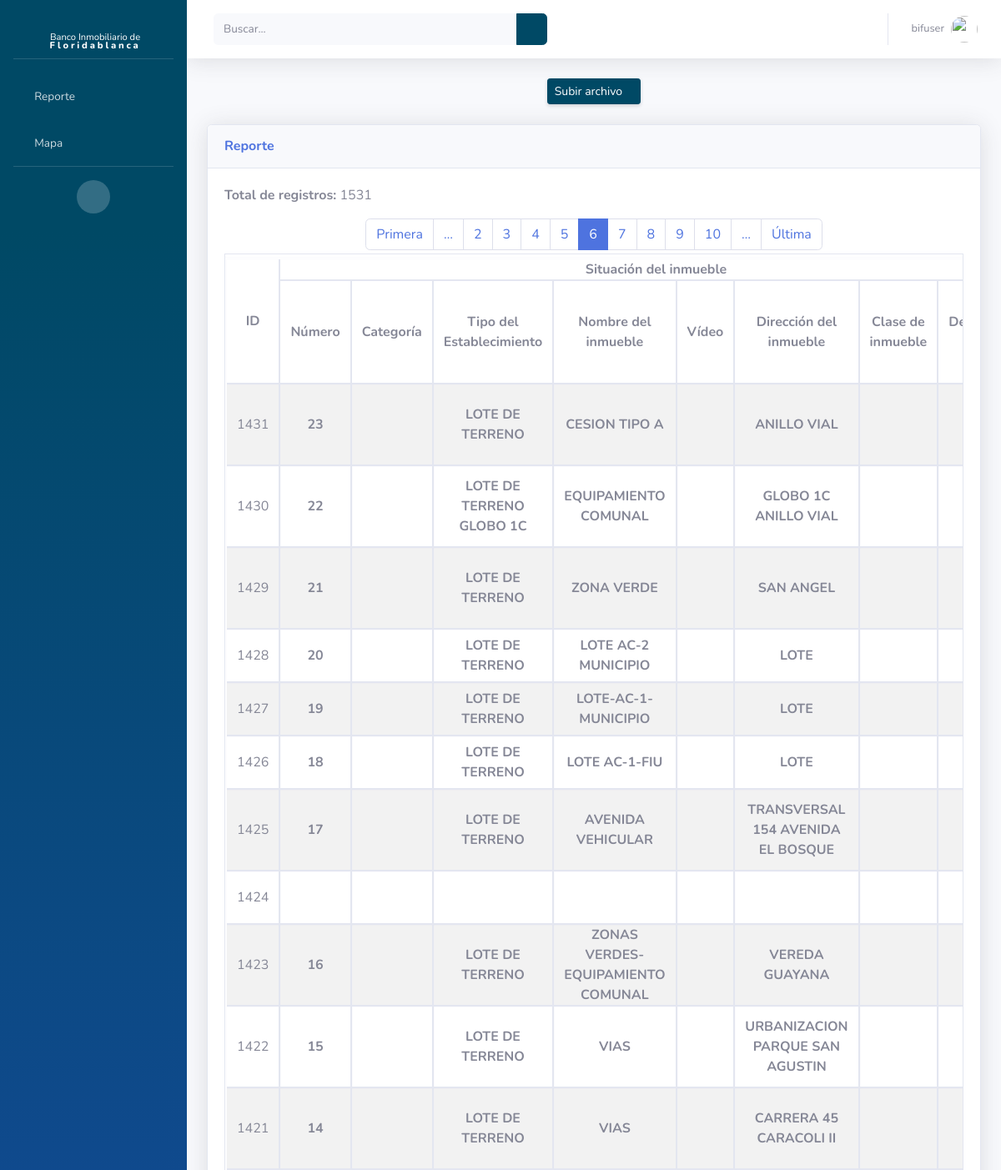
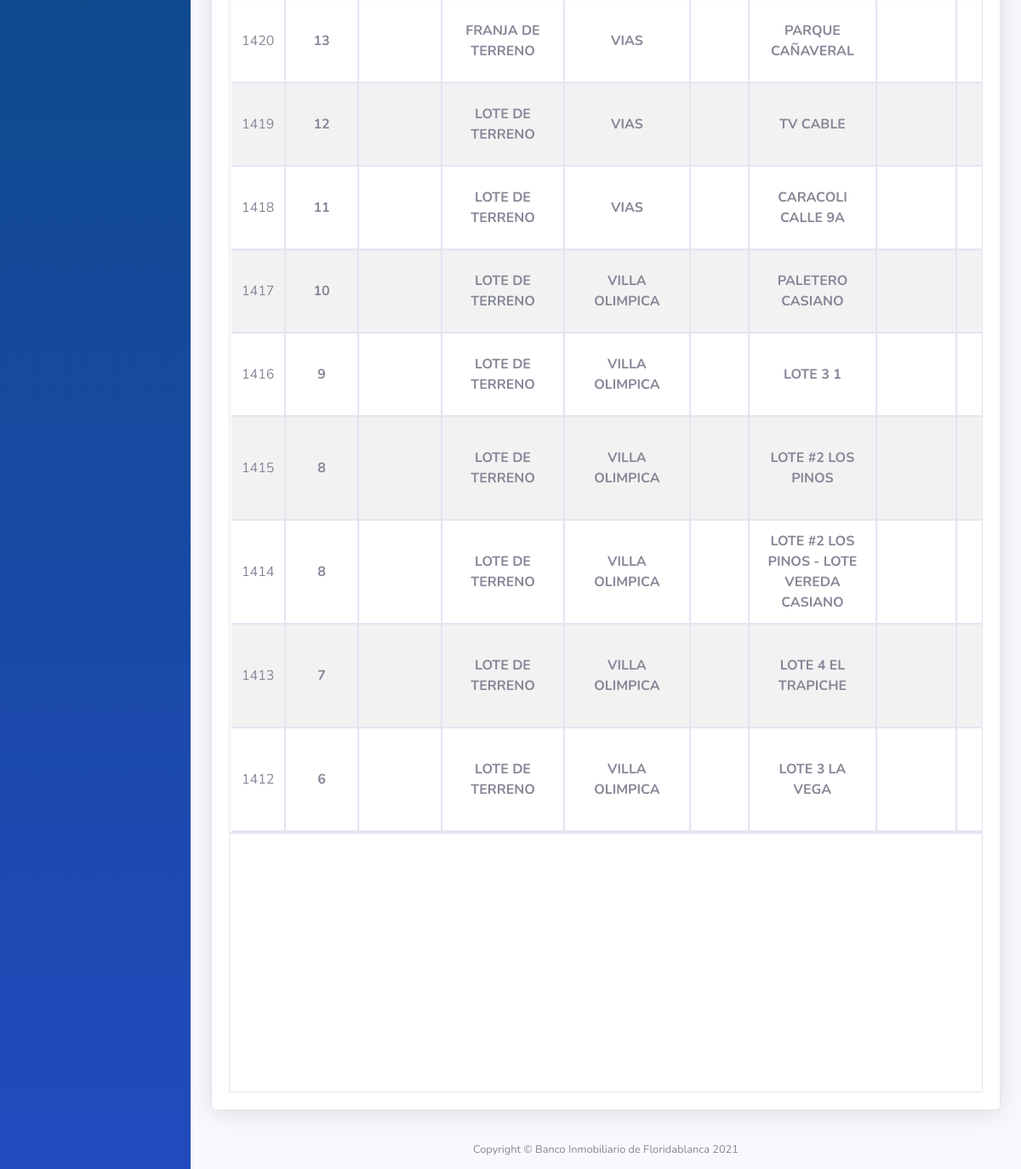
The page /reporte/?page=6 (signed in) on the database its author committed (2 pictures, top to bottom).
### BIF/models.py (models this page shows, shortened)
class Property(models.Model):
    predial = models.CharField(max_length=60, null=True, blank=True)
    alternative_predial = models.CharField(max_length=60, null=True, blank=True)
    appraisal = models.CharField(max_length=60, null=True, blank=True)
    document_type = models.CharField(max_length=100, null=True, blank=True)
    act = models.CharField(max_length=100, null=True, blank=True)
    document_number = models.CharField(max_length=50, null=True, blank=True)
    real_state_register = models.CharField(max_length=100, null=True, blank=True)
    document_date = models.DateField(null=True, blank=True)
    coordenates = models.TextField(null=True, blank=True)
    file = models.FileField(upload_to='staticfiles/files', null=True, blank=True)
    created = models.DateTimeField(auto_now_add=True, verbose_name="Fecha de creación")
    updated = models.DateTimeField(auto_now=True, verbose_name="Fecha de actualización")
    class Meta:
        verbose_name = "Propiedad"
        verbose_name_plural = "Propiedades"

class Status(models.Model):
    id_property = models.OneToOneField("Property", related_name="status", on_delete=models.CASCADE)
    number = models.CharField(max_length=50, null=True, blank=True)
    category = models.CharField(max_length=100, null=True, blank=True)
    type_property = models.CharField(max_length=100, null=True, blank=True)
    name = models.CharField(max_length=200, null=True, blank=True)
    video = models.TextField(null=True, blank=True)
    addres = models.TextField(null=True, blank=True)
    class_property = models.CharField(max_length=50, null=True, blank=True)
    use = models.CharField(max_length=100, null=True, blank=True)
    class Meta:
        verbose_name = "Situación del inmueble"
        verbose_name_plural = "Situación de los inmuebles"

### BIF/views.py (the view)
# urls.py: path('reporte/', views.reporte, name="reporte"),
@login_required
def reporte(request):
    try:
        search = request.GET['search']
    except:
        search = None
    if search:
        inmuebles = Property.objects.filter(Q(predial__icontains=search) | Q(status__name__icontains=search)).order_by('-id')
    if not search:
        inmuebles = Property.objects.all().order_by('-id')
    paginator = Paginator(inmuebles, 20)
    page_number = request.GET.get('page')
    page_obj = paginator.get_page(page_number)
    data = {
        'usuario': request.user,
        'page_obj': page_obj,
        'search': search
    }
    return render(request, 'bif/reporte.html', data)

### BIF/templates/bif/reporte.html (shortened to what this page needs)
{% extends "base.html" %}
{% load static %}
{% load poll_extras %}
{% block styles %}
    <link href="{% static 'css/confirm-msg.css' %}" rel="stylesheet">
{% endblock %}
{% block sidebar %}
    {% include "sidebar.html" %}
{% endblock sidebar %}
{% block nav %}
<nav class="navbar navbar-expand navbar-light bg-white topbar mb-4 static-top shadow">
    <form action="" class="d-none d-sm-inline-block form-inline mr-auto ml-md-3 my-2 my-md-0 mw-100 navbar-search" method="GET">
        <div class="input-group">
            <input type="text" class="form-control bg-light border-0 small" placeholder="Buscar..."
                aria-label="Search" aria-describedby="basic-addon2" pattern=".*\S.*" name="search" {% if search %}value="{{search}}"{% endif %}>
            <div class="input-group-append">
                <button class="btn btn-primary" type="submit">
                    <i class="fas fa-search fa-sm"></i>
                </button>
            </div>
        </div>
    </form>
    {% include "navbar.html" %}
</nav>
{% endblock %}
{% block content %}
    <div class="d-sm-flex align-items-center justify-content-around mb-4">
        <button type="button" class="d-none d-sm-inline-block btn btn-sm btn-primary shadow-sm" data-toggle="modal" data-target="#exampleModalCenter"> Subir archivo <i class="fas fa-upload fa-sm text-white-50" aria-hidden="true"></i></button>
    </div>
    <div class="row">
        <div class="col-lg-12 mb-4">
            <div class="card shadow">
                <div class="card-header py-3">
                    <h6 class="m-0 font-weight-bold text-primary">Reporte</h6>
                </div>
                <div class="card-body">
                    <p>
                        <b>Total de registros:</b> {{ page_obj.paginator.count }}
                    </p>
                    {% if page_obj.has_other_pages %}
                        <ul class="pagination m-1 flex-wrap justify-content-center">
                            {% if page_obj.has_previous %}
                            {% if search == None %}
                                <li class="page-item"><a class="page-link" href="?page=1">Primera</a></li>
                            {% else %}
                                <li class="page-item"><a class="page-link" href="?page=1&search={{search}}">Primera</a></li>
                            {% endif %}
                            {% else %}
                            <li class="page-item disabled"><a class="page-link" href="#">Primera</a></li>
                            {% endif %}
                            {% if page_obj.number|add:'-4' > 1 %}
                            {% if search == None %}
                                <li class="page-item"><a class="page-link" href="?page={{ page_obj.number|add:'-5' }}">&hellip;</a></li>
                            {% else %}
                                <li class="page-item"><a class="page-link" href="?page={{ page_obj.number|add:'-5' }}&search={{search}}">&hellip;</a></li>
                            {% endif %}
                            {% endif %}
                            {% for i in page_obj.paginator.page_range %}
                            {% if page_obj.number == i %}
                                <li class="page-item active"><a class="page-link" href="#">{{ i }}</a></li>
                            {% elif i > page_obj.number|add:'-5' and i < page_obj.number|add:'5' %}
                                {% if search == None %}
                                <li class="page-item"><a class="page-link" href="?page={{ i }}">{{ i }}</a></li>
                                {% else %}
                                <li class="page-item"><a class="page-link" href="?page={{ i }}&search={{search}}">{{ i }}</a></li>
                                {% endif %}
                            {% endif %}
                            {% endfor %}
                            {% if page_obj.paginator.num_pages > page_obj.number|add:'4' %}
                            {% if search == None %}
                                <li class="page-item"><a class="page-link" href="?page={{ page_obj.number|add:'5' }}">&hellip;</a></li>
                            {% else %}
                                <li class="page-item"><a class="page-link" href="?page={{ page_obj.number|add:'5' }}&search={{search}}">&hellip;</a></li>
                            {% endif %}
                            {% endif %}
                            {% if page_obj.has_next %}
                            {% if search == None %}
                                <li class="page-item"><a class="page-link" href="?page={{page_obj.paginator.num_pages}}">Última</a></li>
                            {% else %}
                                <li class="page-item"><a class="page-link" href="?page={{page_obj.paginator.num_pages}}&search={{search}}">Última</a></li>
                            {% endif %}
                            {% else %}
                            <li class="page-item disabled"><a class="page-link" href="#">Última</a></li>
                            {% endif %}
                        </ul>
                    {% endif %}
                    <div class="table-responsive" id="doublescroll">
                        <table class="table table-striped table-bordered table-hover dataTables-example mb-1 mt-1 text-center" >
                          <thead>
                            <tr>
                                <th rowspan="3">ID</th>
                                <th colspan="8">Situación del inmueble</th>
                            </tr>
                            <tr>
                                <th rowspan="2">Número</th>
                                <th rowspan="2">Categoría</th>
                                <th rowspan="2">Tipo del Establecimiento</th>
                                <th rowspan="2">Nombre del inmueble</th>
                                <th rowspan="2">Vídeo</th>
                                <th rowspan="2">Dirección del inmueble</th>
                                <th rowspan="2">Clase de inmueble</th>
                                <th rowspan="2">Destinación o uso</th>
                            </tr>
                            <tr>
                            </tr>
                          </thead>
                          <tbody>
                              {% for inmueble in page_obj %}
                                <tr>
                                    <td style="vertical-align: middle;">
                                        {% if inmueble.id %}
                                        {{ inmueble.id }}
                                        {% endif %}
                                    </td>
                                    <th>
                                    {%if inmueble.status.number%}
                                        {{inmueble.status.number}}
                                    {% endif %}
                                    </th>
                                    <th>
                                    </th>
                                    <th>
                                    {%if inmueble.status.type_property%}
                                        {{inmueble.status.type_property}}
                                    {% endif %}
                                    </th>
                                    <th>
                                    {%if inmueble.status.name%}
                                        {{inmueble.status.name}}
                                    {% endif %}
                                    </th>
                                    <th>
                                    </th>
                                    <th>
                                    {%if inmueble.status.addres%}
                                        {{inmueble.status.addres}}
                                    {% endif %}
                                    </th>
                                    <th>
                                    </th>
                                    <th>
                                    </th>
                                </tr>
                                {%endfor%}
                          </tbody>
                        </table>
                      </div>
                </div>
            </div>
        </div>
    </div>
{% endblock %}

### templates/navbar.html (shortened to what this page needs)
{%load static%}
<ul class="navbar-nav ml-auto">
    <li class="nav-item dropdown no-arrow">
        <a class="nav-link dropdown-toggle" href="#" id="userDropdown" role="button"
            data-toggle="dropdown" aria-haspopup="true" aria-expanded="false">
            <span class="mr-2 d-none d-lg-inline text-gray-600 small">{{usuario}}</span>
            <img class="img-profile rounded-circle"
                src="{% static 'img/undraw_profile.svg' %}">
        </a>
    </li>
</ul>

### BIF/static/css/global.css (style rules this page uses)
th { vertical-align: middle !important; }
.table-responsive { overflow: auto; height: calc(100vh - 44.8px - 1.5rem - 1.5rem); border: 1px solid #e3e6f0; }
thead { position: sticky; top: 0; z-index: 1; }
thead tr th { border: none !important; background-color: #fff; box-shadow: #e3e6f0 1px 1px 1px 1px; }
tbody tr th, tbody tr td { border: none !important; box-shadow: #e3e6f0 1px 1px 1px 1px; }
thead tr { background-color: #fff; }
table { border-collapse: separate !important; border: none !important; box-shadow: #e3e6f0 1px 1px 1px 1px; }

### rows shown on the page
Property: id "1431", status.number "23", status.type_property "LOTE DE TERRENO", status.name "CESION TIPO A", status.addres "ANILLO VIAL"
Property: id "1430", status.number "22", status.type_property "LOTE DE TERRENO GLOBO 1C", status.name "EQUIPAMIENTO COMUNAL", status.addres "GLOBO 1C ANILLO VIAL"
Property: id "1429", status.number "21", status.type_property "LOTE DE TERRENO", status.name "ZONA VERDE", status.addres "SAN ANGEL"
Property: id "1428", status.number "20", status.type_property "LOTE DE TERRENO", status.name "LOTE AC-2 MUNICIPIO", status.addres "LOTE"
Property: id "1427", status.number "19", status.type_property "LOTE DE TERRENO", status.name "LOTE-AC-1-MUNICIPIO", status.addres "LOTE"
Property: id "1426", status.number "18", status.type_property "LOTE DE TERRENO", status.name "LOTE AC-1-FIU", status.addres "LOTE"
Property: id "1425", status.number "17", status.type_property "LOTE DE TERRENO", status.name "AVENIDA VEHICULAR", status.addres "TRANSVERSAL 154 AVENIDA EL BOSQUE"
Property: id "1424"
Property: id "1423", status.number "16", status.type_property "LOTE DE TERRENO", status.name "ZONAS VERDES-EQUIPAMIENTO COMUNAL", status.addres "VEREDA GUAYANA"
Property: id "1422", status.number "15", status.type_property "LOTE DE TERRENO", status.name "VIAS", status.addres "URBANIZACION PARQUE SAN AGUSTIN"
Property: id "1421", status.number "14", status.type_property "LOTE DE TERRENO", status.name "VIAS", status.addres "CARRERA 45 CARACOLI II"
Property: id "1420", status.number "13", status.type_property "FRANJA DE TERRENO", status.name "VIAS", status.addres "PARQUE CAÑAVERAL"
Property: id "1419", status.number "12", status.type_property "LOTE DE TERRENO", status.name "VIAS", status.addres "TV CABLE"
Property: id "1418", status.number "11", status.type_property "LOTE DE TERRENO", status.name "VIAS", status.addres "CARACOLI CALLE 9A"
Property: id "1417", status.number "10", status.type_property "LOTE DE TERRENO", status.name "VILLA OLIMPICA", status.addres "PALETERO CASIANO"
Property: id "1416", status.number "9", status.type_property "LOTE DE TERRENO", status.name "VILLA OLIMPICA", status.addres "LOTE 3 1"
Property: id "1415", status.number "8", status.type_property "LOTE DE TERRENO", status.name "VILLA OLIMPICA", status.addres "LOTE #2 LOS PINOS"
Property: id "1414", status.number "8", status.type_property "LOTE DE TERRENO", status.name "VILLA OLIMPICA", status.addres "LOTE #2 LOS PINOS - LOTE VEREDA CASIANO"
Property: id "1413", status.number "7", status.type_property "LOTE DE TERRENO", status.name "VILLA OLIMPICA", status.addres "LOTE 4 EL TRAPICHE"
Property: id "1412", status.number "6", status.type_property "LOTE DE TERRENO", status.name "VILLA OLIMPICA", status.addres "LOTE 3 LA VEGA"

### other values the page prints
{{ usuario }} "bifuser"
{{ page_obj.paginator.count }} "1531"
{{ i }} "2" "3" "4" "5" "7" "8" "9" "10"
{{ i }} "6"
